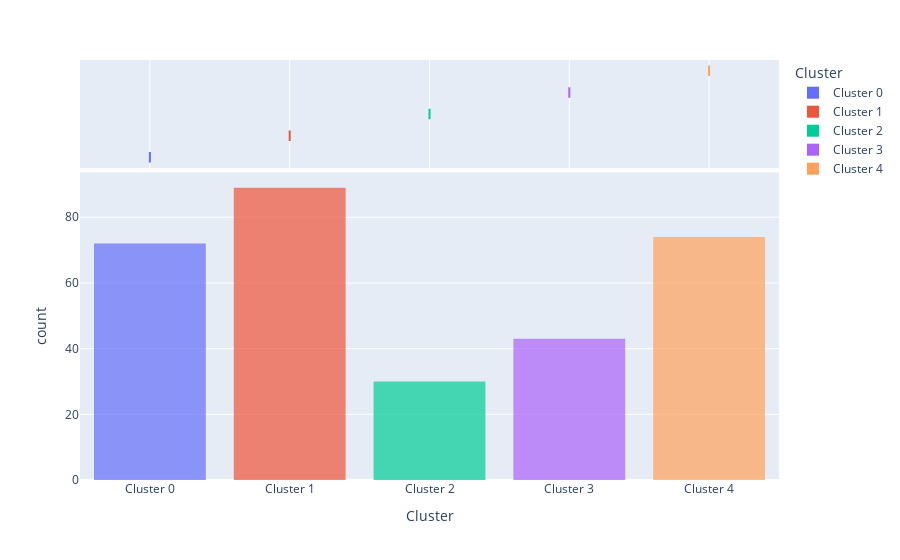

Here is the notebook cell this chart was saved with:
### Code cell
plot_model(model,plot='distribution')
